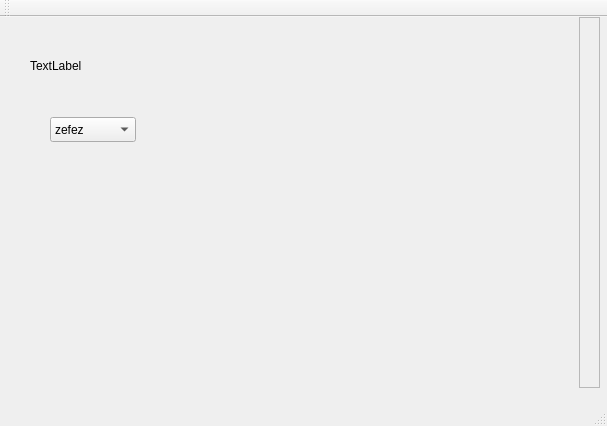
<?xml version="1.0" encoding="UTF-8"?>
<ui version="4.0">
 <class>MainWindow</class>
 <widget class="QMainWindow" name="MainWindow">
  <property name="geometry">
   <rect>
    <x>0</x>
    <y>0</y>
    <width>607</width>
    <height>426</height>
   </rect>
  </property>
  <property name="windowTitle">
   <string>MainWindow</string>
  </property>
  <widget class="QWidget" name="centralWidget">
   <widget class="QStackedWidget" name="stackedWidget">
    <property name="geometry">
     <rect>
      <x>10</x>
      <y>10</y>
      <width>261</width>
      <height>171</height>
     </rect>
    </property>
    <property name="currentIndex">
     <number>0</number>
    </property>
    <widget class="QWidget" name="page">
     <widget class="QLabel" name="label">
      <property name="geometry">
       <rect>
        <x>20</x>
        <y>30</y>
        <width>67</width>
        <height>17</height>
       </rect>
      </property>
      <property name="text">
       <string>TextLabel</string>
      </property>
     </widget>
     <widget class="QComboBox" name="comboBox">
      <property name="geometry">
       <rect>
        <x>40</x>
        <y>90</y>
        <width>86</width>
        <height>25</height>
       </rect>
      </property>
      <item>
       <property name="text">
        <string>zefez</string>
       </property>
      </item>
      <item>
       <property name="text">
        <string>zefzef</string>
       </property>
      </item>
     </widget>
    </widget>
    <widget class="QWidget" name="page_2"/>
   </widget>
   <widget class="QScrollArea" name="scrollArea">
    <property name="geometry">
     <rect>
      <x>579</x>
      <y>0</y>
      <width>21</width>
      <height>371</height>
     </rect>
    </property>
    <property name="widgetResizable">
     <bool>true</bool>
    </property>
    <widget class="QWidget" name="scrollAreaWidgetContents">
     <property name="geometry">
      <rect>
       <x>0</x>
       <y>0</y>
       <width>19</width>
       <height>369</height>
      </rect>
     </property>
    </widget>
   </widget>
  </widget>
  <widget class="QMenuBar" name="menuBar">
   <property name="geometry">
    <rect>
     <x>0</x>
     <y>0</y>
     <width>607</width>
     <height>22</height>
    </rect>
   </property>
  </widget>
  <widget class="QToolBar" name="mainToolBar">
   <attribute name="toolBarArea">
    <enum>TopToolBarArea</enum>
   </attribute>
   <attribute name="toolBarBreak">
    <bool>false</bool>
   </attribute>
  </widget>
  <widget class="QStatusBar" name="statusBar"/>
 </widget>
 <layoutdefault spacing="6" margin="11"/>
 <resources/>
 <connections/>
</ui>
